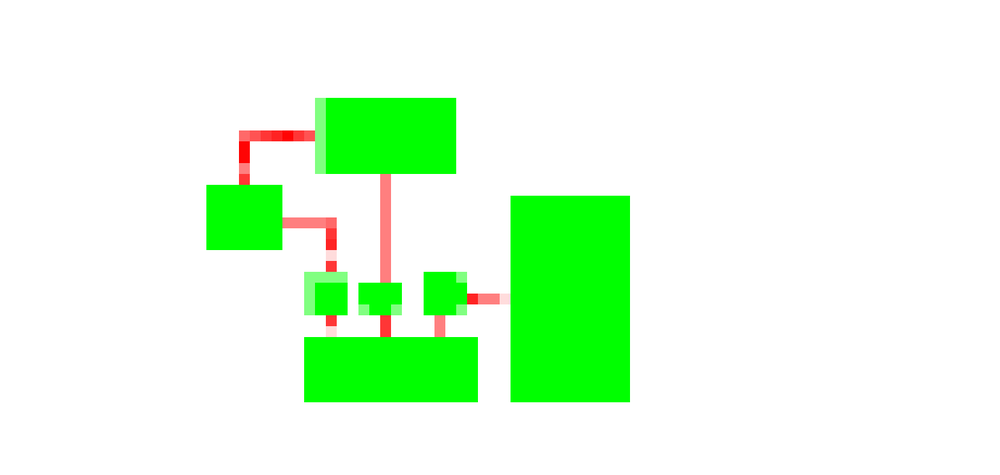
#> input picture image.png, 1000 x 475 px, shrunk from 1473 x 699 before the run
$ python visualize_results.py
#> lines starting #> are read from the running program, lines starting #| are printed output that depends on the picture; after the words box and inside, x2 and y2 are one past the last pixel; in counts of white or black regions, pixels touching at a corner belong together
import json
from PIL import Image, ImageDraw, ImageFilter, ImageFont

def visualize_results(image_path, json_path, graph_path, output_path):
    # Load image
#> called with image_path = 'image.png', json_path = 'connected_squares.json', graph_path = 'graph.json', output_path = 'output.png'
    img = Image.open(image_path).convert('RGB')
#> img is the input picture: PIL image 1000x475 RGB; mean R, G, B 225, 253.4, 223.5

    # Load connected squares (for highlighting)
    with open(json_path, 'r') as f:
#> (reads connected_squares.json from the repository)
        squares = json.load(f)

    # Load graph (for labels)
    with open(graph_path, 'r') as f:
#> (reads graph.json from the repository)
        graph = json.load(f)

    square_size = 16

    # --- 1. Draw Highlights (Same as before) ---

    # Create a mask for the highlights
    mask = Image.new('L', img.size, 0)
#> mask: PIL image 1000x475 L; every value is 0
    draw_mask = ImageDraw.Draw(mask)

    for sq in squares:
        x = sq['X']
        y = sq['Y']
        px = x * square_size
        py = y * square_size
        draw_mask.rectangle([px, py, px + square_size - 1, py + square_size - 1], fill=255)

    edges = mask.filter(ImageFilter.FIND_EDGES)
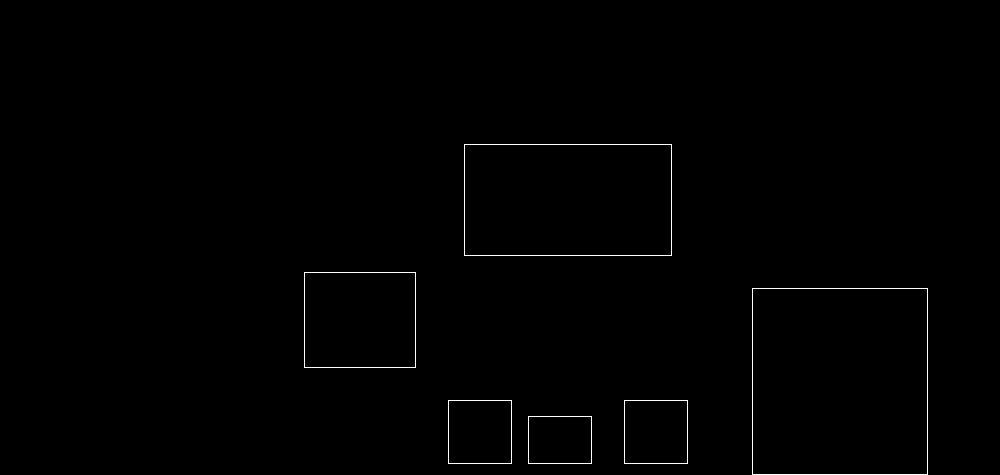
#> edges: PIL image 1000x475 L; 0.53% white in thin lines or dots, all inside (x1, y1, x2, y2) = (304, 144, 928, 475)
    edges = edges.point(lambda p: 255 if p > 100 else 0)

    overlay = Image.new('RGBA', img.size, (0, 0, 0, 0))
#> overlay: PIL image 1000x475 RGBA; every value is 0
    draw_overlay = ImageDraw.Draw(overlay)

    for sq in squares:
        x = sq['X']
        y = sq['Y']
        px = x * square_size
        py = y * square_size
        draw_overlay.rectangle([px, py, px + square_size, py + square_size], fill=(0, 0, 255, 100))

    solid_blue = Image.new('RGBA', img.size, (0, 0, 255, 255))
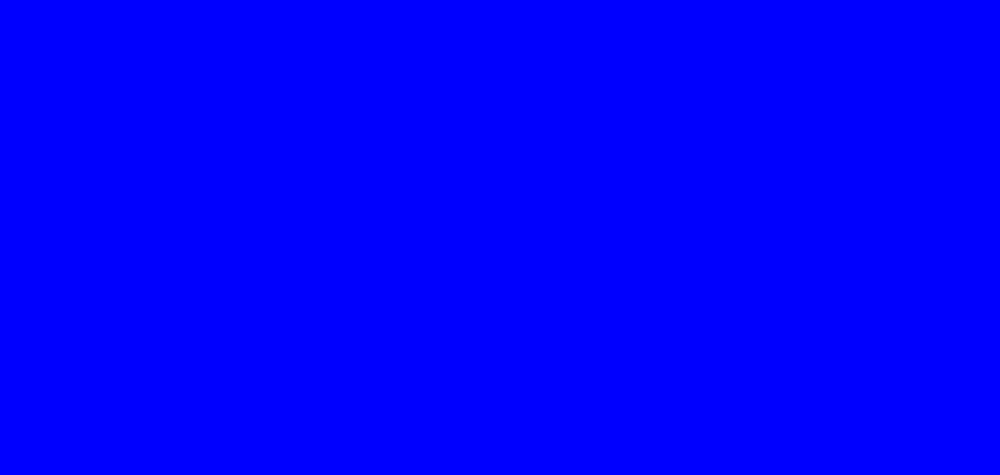
#> solid_blue: PIL image 1000x475 RGBA; mean R, G, B, A 0, 0, 255, 255
    overlay.paste(solid_blue, (0, 0), edges)
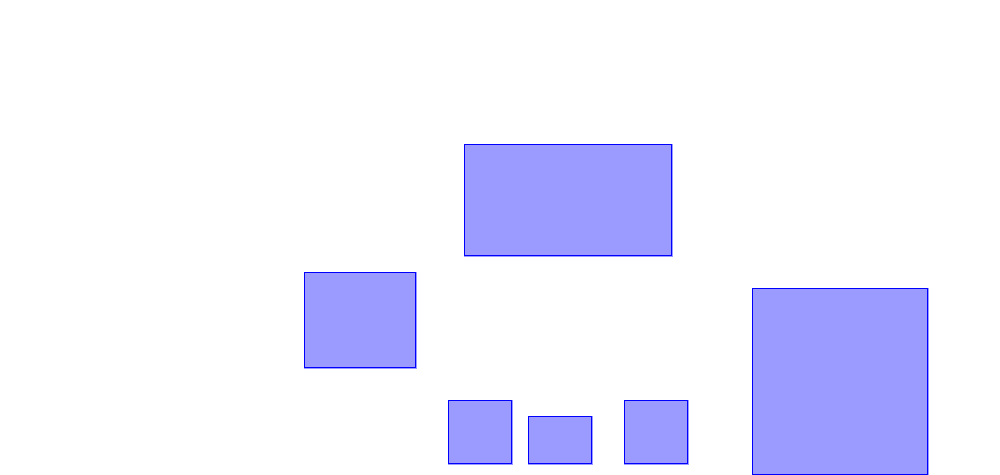
#> overlay: PIL image 1000x475 RGBA; mean R, G, B, A 0, 0, 42.6, 17.5; transparent parts drawn white

    img = img.convert('RGBA')
#> img: PIL image 1000x475 RGBA
    result = Image.alpha_composite(img, overlay).convert('RGB')
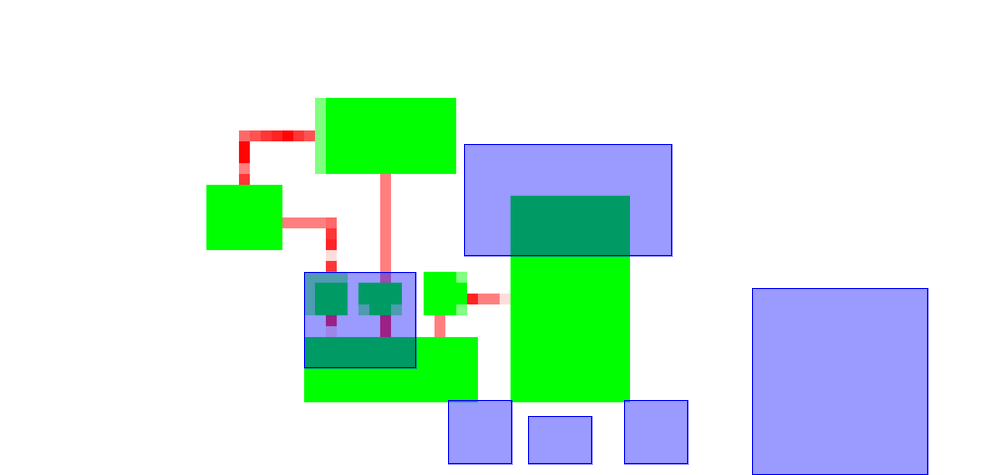
#> result: PIL image 1000x475 RGB; mean R, G, B 210.5, 236, 226.6

    # --- 2. Draw Labels ---

    draw = ImageDraw.Draw(result)

    # Try to load a font, otherwise use default
    try:
        font = ImageFont.truetype("DejaVuSans-Bold.ttf", 40)
    except IOError:
        font = ImageFont.load_default()

    for node in graph:
        name = node['name']
        center = node['center']

        # Calculate pixel center
        cx = center['X'] * square_size + square_size // 2
        cy = center['Y'] * square_size + square_size // 2

        # Draw text centered
        # Get text size
        bbox = draw.textbbox((0, 0), name, font=font)
        text_w = bbox[2] - bbox[0]
        text_h = bbox[3] - bbox[1]

        tx = cx - text_w // 2
        ty = cy - text_h // 2

        # Draw black outline for text readability
        outline_range = 2
        for ox in range(-outline_range, outline_range + 1):
            for oy in range(-outline_range, outline_range + 1):
                 draw.text((tx + ox, ty + oy), name, font=font, fill="black")

        # Draw white text
        draw.text((tx, ty), name, font=font, fill="white")
#> this loop made 7 passes
#> (bbox, text_w, text_h, tx, ty) on passes 1 to 7: ((0, 9, 28, 38), 28, 29, 554, 186), ((0, 9, 27, 38), 27, 29, 347, 298), ((0, 8, 28, 38), 28, 30, 458, 409), ((0, 9, 31, 38), 31, 29, 633, 410), ((0, 9, 25, 38), 25, 29, 540, 426), ((0, 9, 23, 38), 23, 29, 829, 426), ((0, 8, 31, 38), 31, 30, 553, 521)

    result.save(output_path)
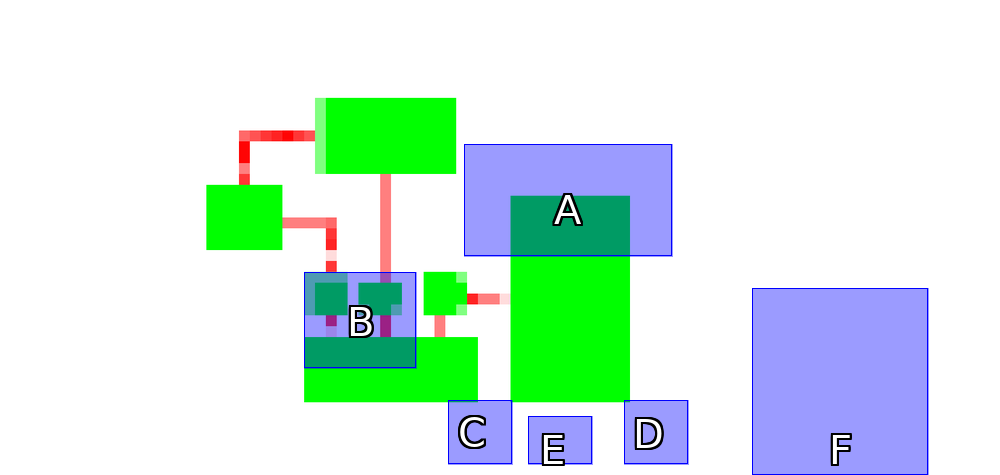
#> saved as output.png: PIL image 1000x475 RGB; mean R, G, B 210.4, 235.7, 225.7
    print(f"Saved visualization to {output_path}")

if __name__ == "__main__":
    visualize_results("image.png", "connected_squares.json", "graph.json", "output.png")
